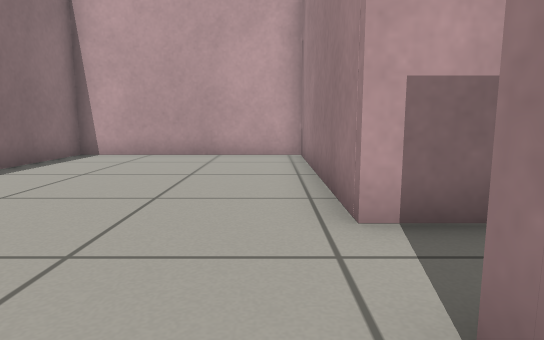
view 1 (above)

12 first-person views from a walk through a robot-simulator world made for Gazebo. The camera is 0.5 m above the floor, tilts 8° down and sees 75° across. The floor is counted in squares, 0.5 m on a side. Each view is taken from the middle of a square. On the plan, view 1 faces up. The plan holds only what a view shows up to about 13 squares ahead; the rest is blank.

view 2
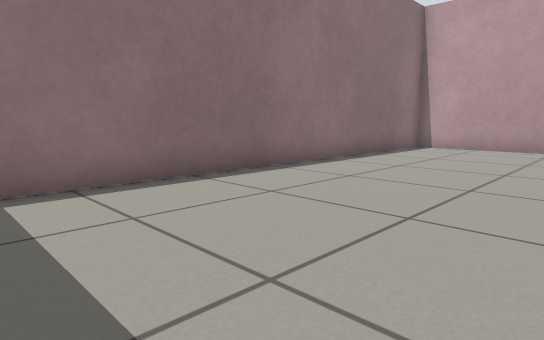

view 3
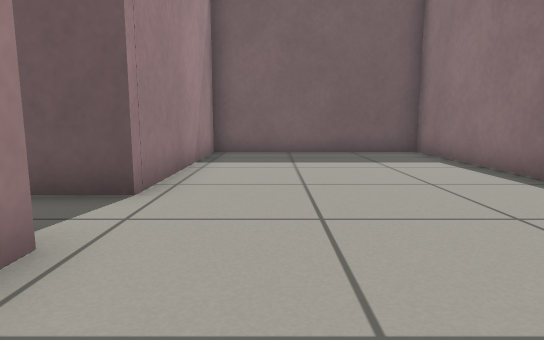

view 4
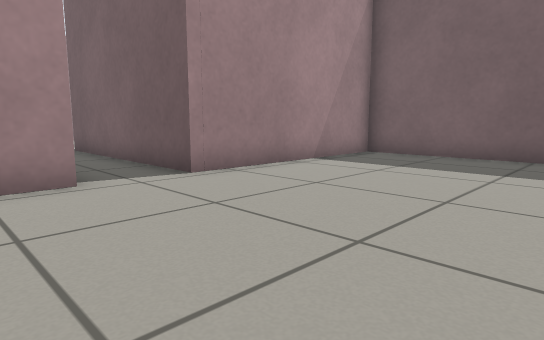

view 5
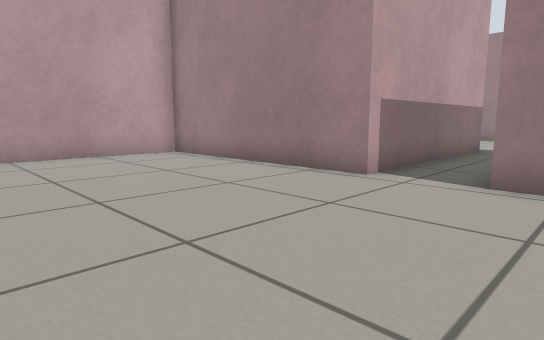

view 6
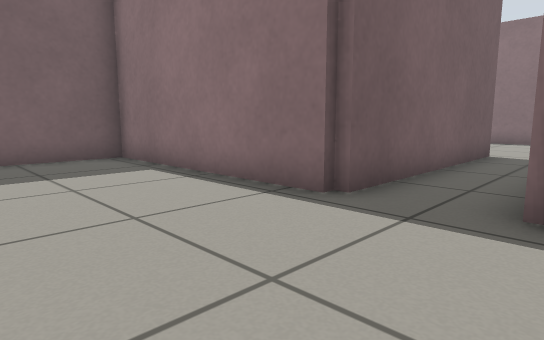

view 7
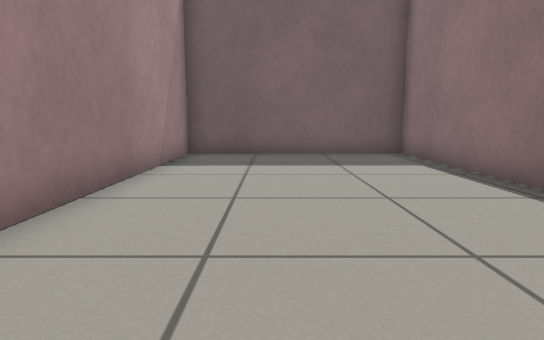

view 8
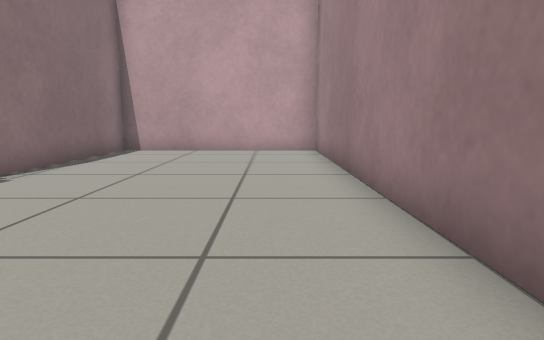

view 9
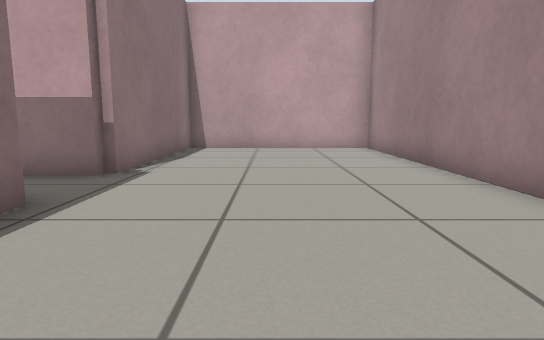

view 10
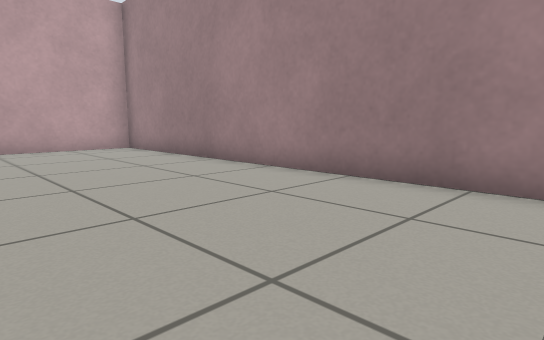

view 11
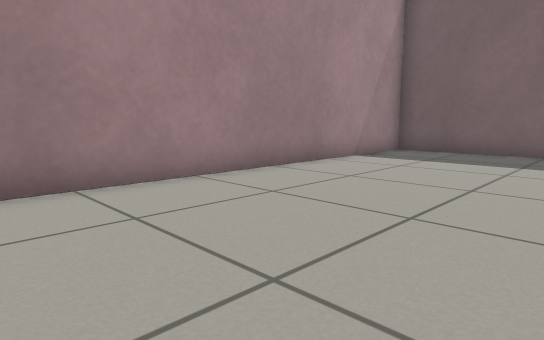

view 12
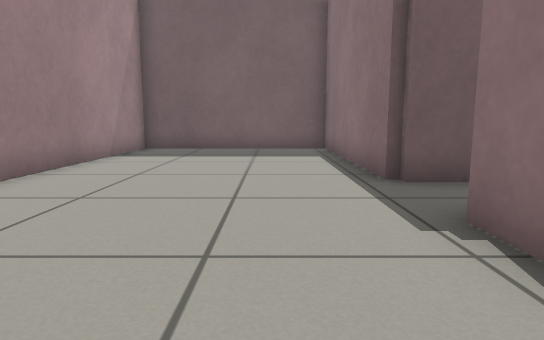

### Floor plan
Ten units are one square. View 1 is at (0, 0); x grows to the right and y downward. Boxes are objects, and circles mark ways between rooms. Rooms are numbered by the first view taken in them; rooms with no view inside come last. Other rooms are left out.
<svg viewBox="-61 -107 211 168">
<path fill="none" stroke="#000" d="M8 -33 8 -102 -56 -102 -56 52 8 52 8 -13M8 -13 81 -13 81 56 145 56 145 -98 81 -98 81 -33 8 -33"/>
<circle cx="5" cy="-25" r="3" fill="#2a7"/>
<text x="-30" y="-20">1</text>
<text x="100" y="-20">2</text>
</svg>
Room 1 opens to room 2.

Where each view was taken, in squares from view 1:
view 1: 0 up, 0 right, facing up
view 2: 3 down, 0 right, facing up-left
view 3: 6 up, 1 left, facing down
view 4: 5 up, 5 left, facing down-right
view 5: 0 up, 5 left, facing up-right
view 6: 4 up, 12 right, facing down-left
view 7: 5 up, 12 right, facing down
view 8: 2 down, 13 right, facing up
view 9: 3 down, 11 right, facing up
view 10: 3 down, 9 right, facing up-right
view 11: 6 up, 9 right, facing down-right
view 12: 7 up, 10 right, facing down
